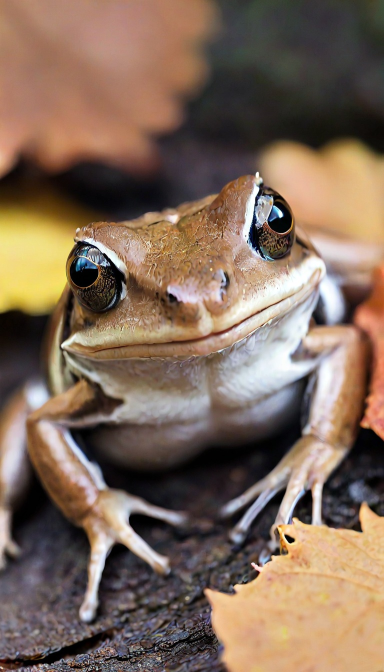
#> input picture videos/rana-de-bosque-congelada/assets/hero_alive.jpg, 768 x 1344 px (shown at 1/2 size)
$ python make_frozen.py
#> lines starting #> are read from the running program, lines starting #| are printed output that depends on the picture
"""Crea assets/hero_frozen.jpg a partir de assets/hero_alive.jpg: la misma rana cubierta de escarcha (procedural)."""
import os
import numpy as np
from PIL import Image, ImageFilter, ImageDraw

HERE = os.path.dirname(os.path.abspath(__file__))
src = Image.open(os.path.join(HERE, "assets", "hero_alive.jpg")).convert("RGB")
#> src is the input picture: PIL image 768x1344 RGB; mean R, G, B 128.7, 106.8, 90.9
w, h = src.size
#> w = 768; h = 1344
a = np.asarray(src, np.float32)
r = np.random.default_rng(1)

g = a.mean(2, keepdims=True)
cold = (g + (a - g) * 0.45) * np.array([0.86, 0.97, 1.12]) + 18          # desaturada y azulada

lum = np.asarray(src.convert("L").filter(ImageFilter.GaussianBlur(2)), np.float32) / 255
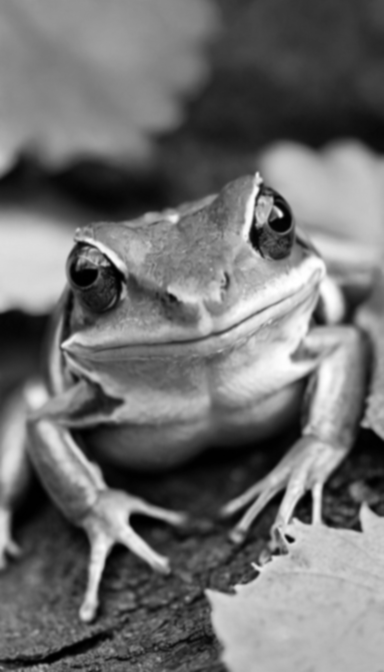
#> lum: shape (1344, 768) float32 (shown at 1/2 size); min 0, max 1, mean 0.438
edges = np.asarray(src.convert("L").filter(ImageFilter.FIND_EDGES).filter(ImageFilter.GaussianBlur(3)), np.float32) / 255

def grains(scale, p):
#> called with scale = 1, p = 0.97
    n = (r.random((h // scale, w // scale)) > p).astype(np.uint8) * 255
    im = Image.fromarray(n).resize((w, h), Image.BICUBIC).filter(ImageFilter.GaussianBlur(0.6))
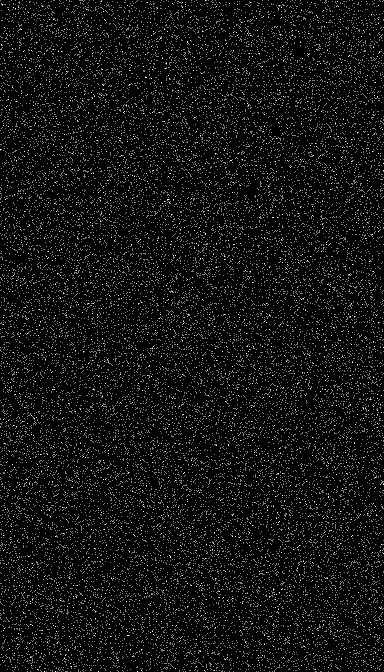
#> n: shape (1344, 768) (shown at 1/2 size); 3% white in thin lines or dots
    return np.asarray(im, np.float32) / 255

frost = np.clip(grains(1, 0.97) * 0.35 + grains(2, 0.95) * 0.9 + grains(3, 0.975) * 1.0, 0, 1)
#> in grains (call 2), `n = (r.random((h // scale, w // scale)) > p).astype(np.uint8) * 255`: n: shape (672, 384); 4.9% white in thin lines or dots
#> in grains (call 3), `n = (r.random((h // scale, w // scale)) > p).astype(np.uint8) * 255`: n: shape (448, 256); 2.5% white in thin lines or dots
foc = np.asarray(src.convert("L").filter(ImageFilter.FIND_EDGES).filter(ImageFilter.GaussianBlur(14)), np.float32) / 255
foc = np.clip(foc / (foc.max() * 0.35), 0, 1)             # zonas enfocadas (la rana) reciben más escarcha
dens = np.clip(0.15 + edges * 5 + foc * 0.75, 0, 1)
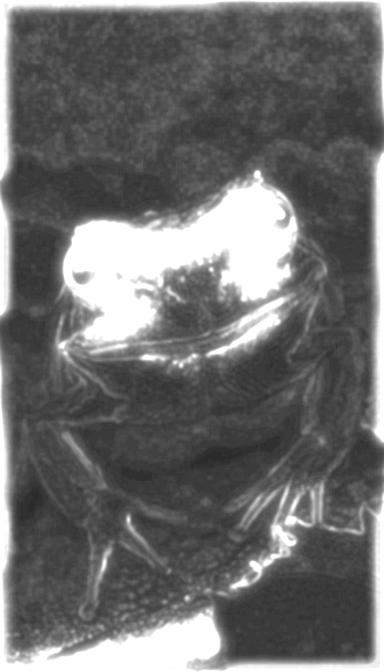
#> dens: shape (1344, 768) float32 (shown at 1/2 size); min 0.172, max 1, mean 0.428

needles = Image.new("L", (w, h), 0)
#> needles: PIL image 768x1344 L; every value is 0
d = ImageDraw.Draw(needles)
for _ in range(26000):
    x, y = r.uniform(0, w), r.uniform(0, h)
    ang = r.uniform(0, np.pi); L = r.uniform(4, 16)
    d.line([(x, y), (x + L * np.cos(ang), y + L * np.sin(ang))], fill=int(r.uniform(120, 255)), width=1)
nd = np.asarray(needles.filter(ImageFilter.GaussianBlur(0.4)), np.float32) / 255
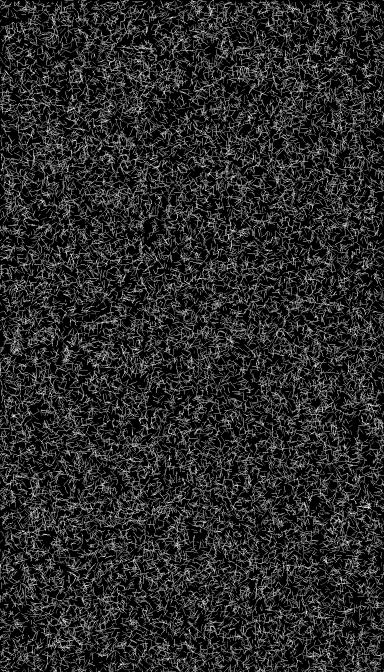
#> nd: shape (1344, 768) float32 (shown at 1/2 size); min 0, max 0.98, mean 0.162

m = np.clip(frost * dens + nd * dens * 1.1, 0, 1)[..., None]
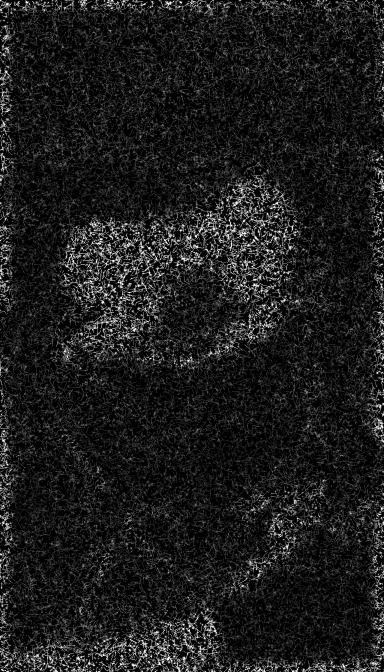
#> m: shape (1344, 768, 1) float32 (shown at 1/2 size); min 0, max 1, mean 0.113
out = cold * (1 - m * 0.85) + np.array([235, 245, 255]) * m * 0.85
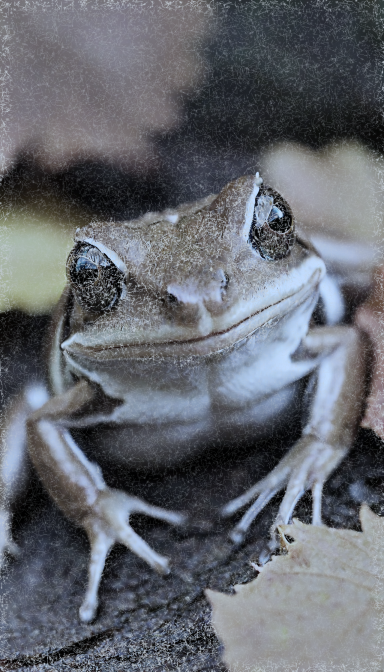
#> out: shape (1344, 768, 3) float64 (shown at 1/2 size); mean R, G, B 129.9, 133.9, 142.2; drawn with min black and max white
haze = np.asarray(Image.fromarray(np.clip(out, 0, 255).astype(np.uint8)).filter(ImageFilter.GaussianBlur(6)), np.float32)
out = out * 0.88 + haze * 0.12 + 6
Image.fromarray(np.clip(out, 0, 255).astype(np.uint8)).save(os.path.join(HERE, "assets", "hero_frozen.jpg"), quality=94)
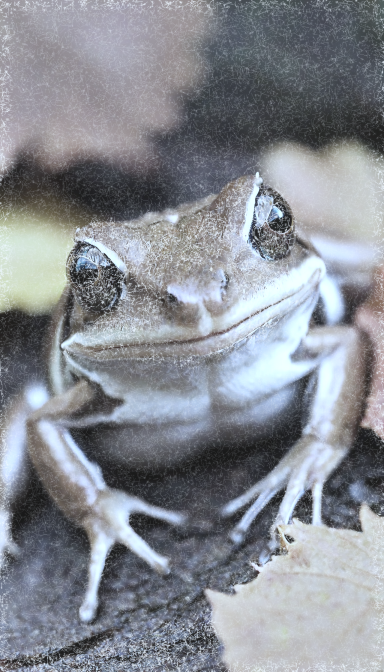
#> saved as hero_frozen.jpg: PIL image 768x1344 RGB (shown at 1/2 size); mean R, G, B 135.3, 139.3, 146.7
print("assets/hero_frozen.jpg")

$ run again, with videos/rana-de-bosque-congelada/assets/alaska_night.jpg copied over videos/rana-de-bosque-congelada/assets/hero_alive.jpg
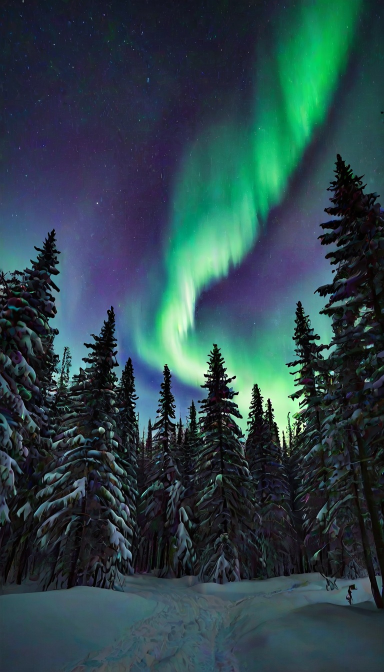
#> input picture videos/rana-de-bosque-congelada/assets/alaska_night.jpg, 768 x 1344 px (shown at 1/2 size)
#> src is the input picture: PIL image 768x1344 RGB; mean R, G, B 44.3, 68.2, 73.6
#> needles: PIL image 768x1344 L; every value is 0
#> `out = cold * (1 - m * 0.85) + np.array([235, 245, 255]) * m * 0.85`:
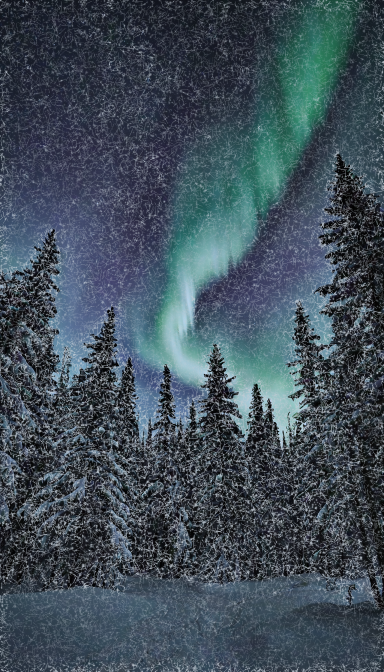
#> out: shape (1344, 768, 3) float64 (shown at 1/2 size); mean R, G, B 90.3, 106.1, 118.3; drawn with min black and max white
#> `Image.fromarray(np.clip(out, 0, 255).astype(np.uint8)).save(os.path.jo..`:
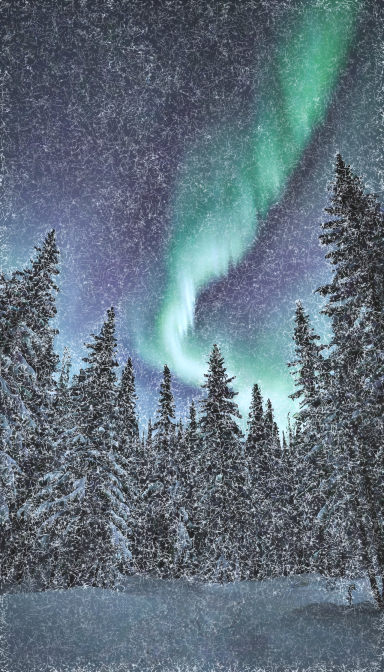
#> saved as hero_frozen.jpg: PIL image 768x1344 RGB (shown at 1/2 size); mean R, G, B 95.7, 111.6, 123.7

$ run again, with videos/rana-de-bosque-congelada/assets/close_alive.jpg copied over videos/rana-de-bosque-congelada/assets/hero_alive.jpg
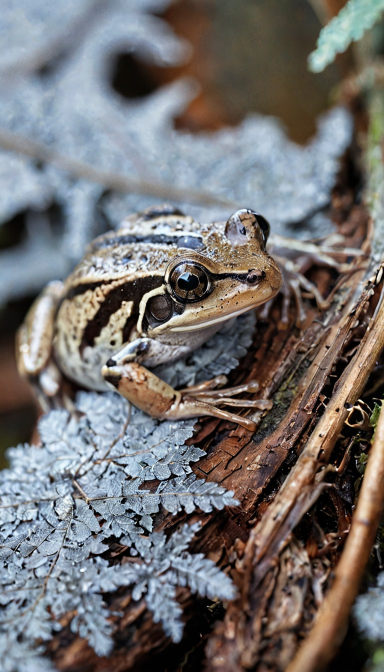
#> input picture videos/rana-de-bosque-congelada/assets/close_alive.jpg, 768 x 1344 px (shown at 1/2 size)
#> src is the input picture: PIL image 768x1344 RGB; mean R, G, B 114.2, 111.4, 111.1
#> needles: PIL image 768x1344 L; every value is 0
#> `out = cold * (1 - m * 0.85) + np.array([235, 245, 255]) * m * 0.85`:
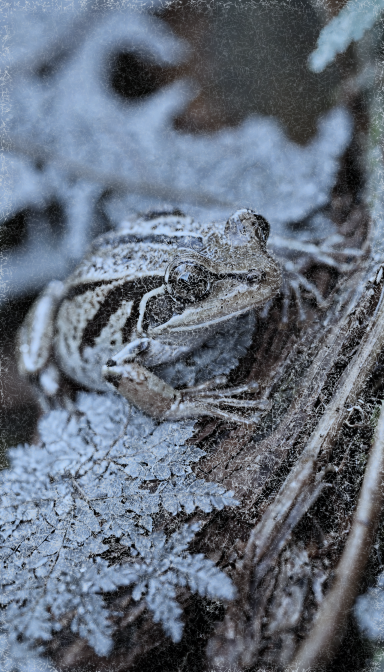
#> out: shape (1344, 768, 3) float64 (shown at 1/2 size); mean R, G, B 128.9, 140, 155.8; drawn with min black and max white
#> `Image.fromarray(np.clip(out, 0, 255).astype(np.uint8)).save(os.path.jo..`:
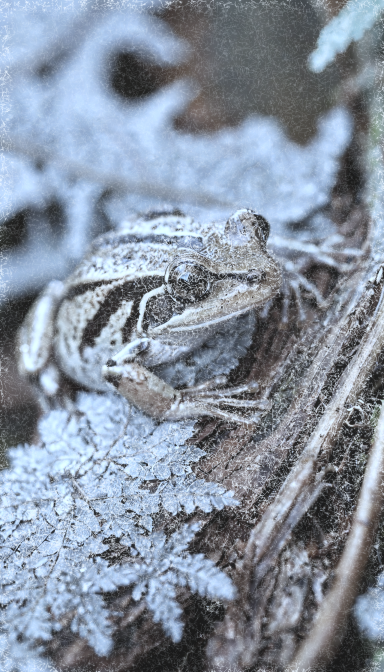
#> saved as hero_frozen.jpg: PIL image 768x1344 RGB (shown at 1/2 size); mean R, G, B 134.3, 145.4, 160.7

$ run again, with videos/rana-de-bosque-congelada/assets/close_frozen.jpg copied over videos/rana-de-bosque-congelada/assets/hero_alive.jpg
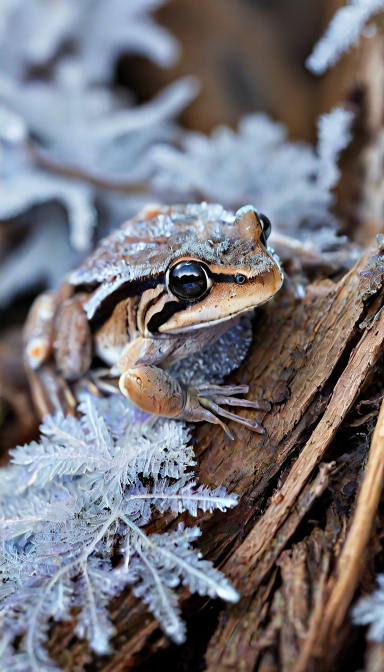
#> input picture videos/rana-de-bosque-congelada/assets/close_frozen.jpg, 768 x 1344 px (shown at 1/2 size)
#> src is the input picture: PIL image 768x1344 RGB; mean R, G, B 117.1, 114.8, 120.2
#> needles: PIL image 768x1344 L; every value is 0
#> `Image.fromarray(np.clip(out, 0, 255).astype(np.uint8)).save(os.path.jo..`:
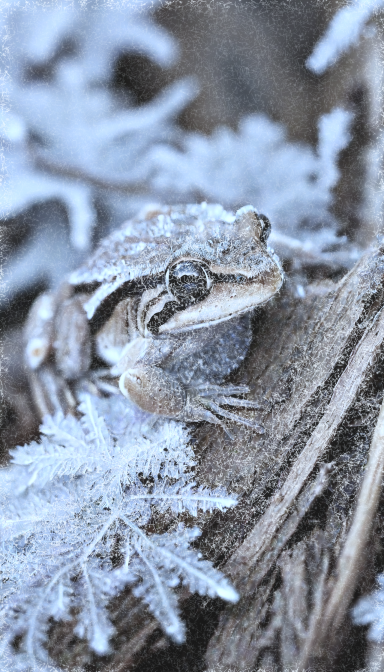
#> saved as hero_frozen.jpg: PIL image 768x1344 RGB (shown at 1/2 size); mean R, G, B 137.2, 148.9, 166.9
